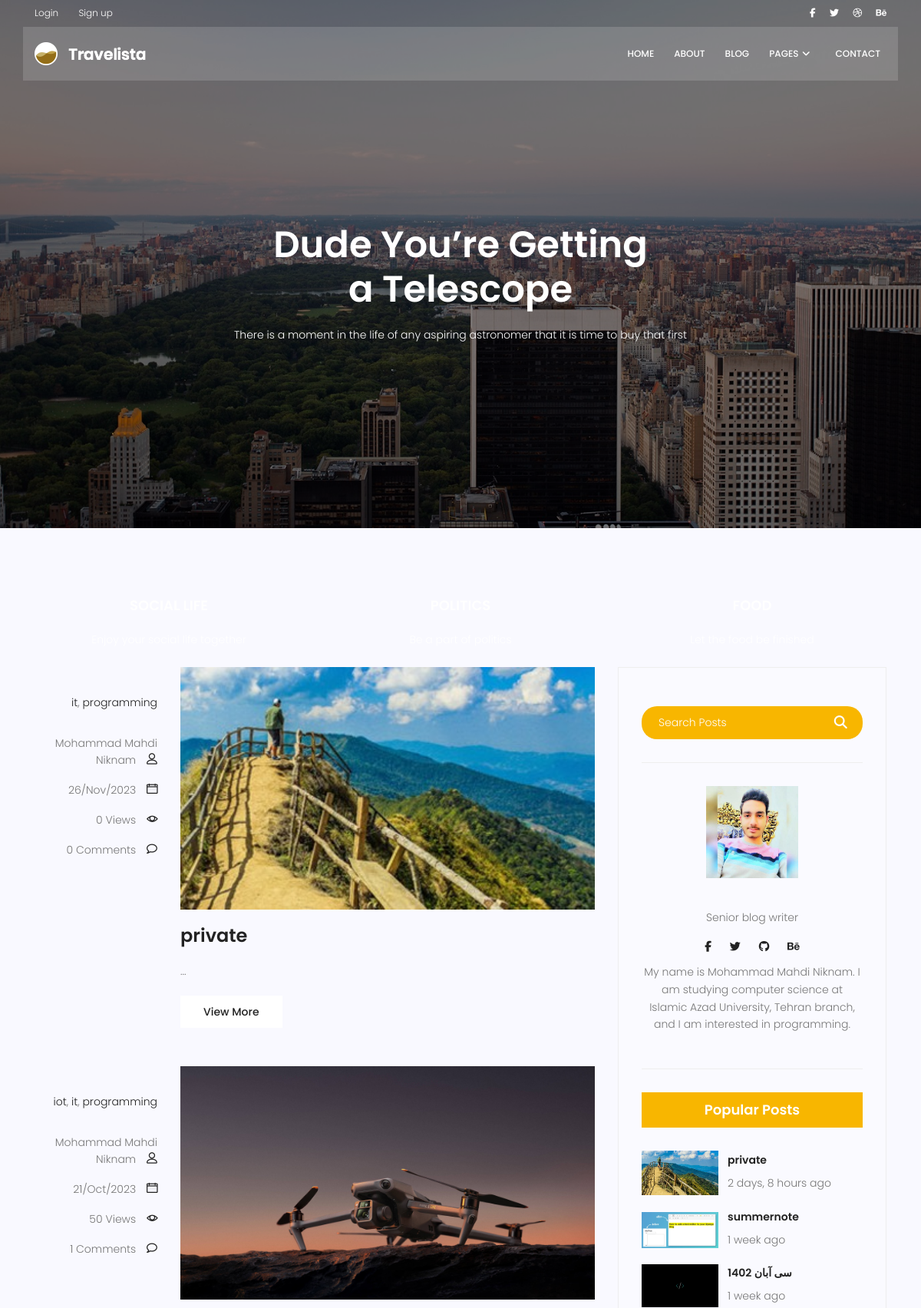
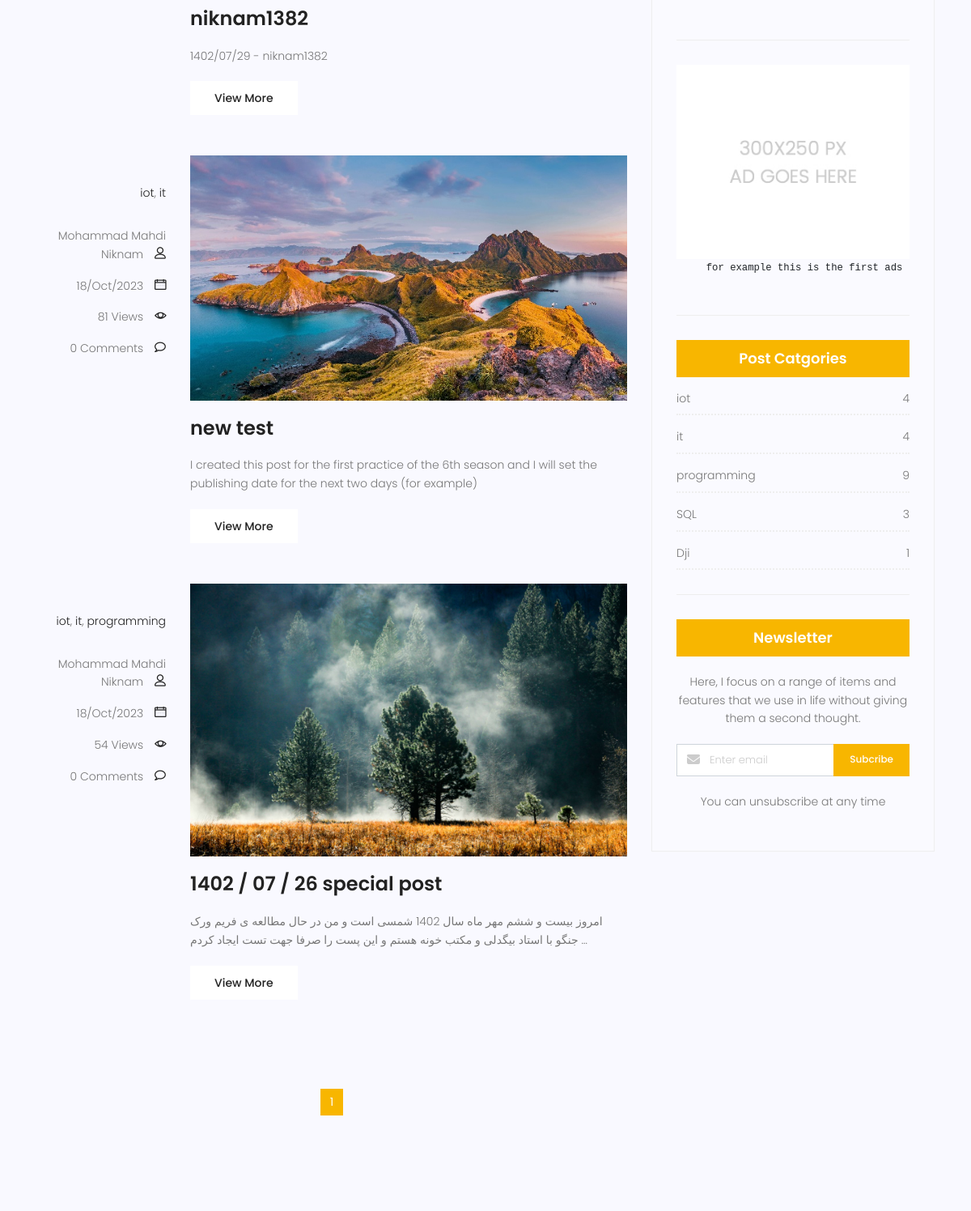
Page /blog/category/it (upper part) on the committed database (2 pictures, top to bottom).
### blog/models.py (models this page shows, shortened)
class Category(models.Model) :
    name = models.CharField(max_length=255)
    def __str__(self) :
        return self.name

class Post(models.Model) :
    image = models.ImageField(upload_to='blog/', default='blog/default.jpg')
    author = models.ForeignKey(User, on_delete=models.SET_NULL, null=True) # on_delete=models.CASCADE
    title = models.CharField(max_length=255)
    content = models.TextField()
    tags = TaggableManager()
    category = models.ManyToManyField(Category)
    counted_views = models.IntegerField(default=0)
    status = models.BooleanField(default=False)
    login_require = models.BooleanField(default=False)
    published_date = models.DateTimeField(null=True) #(خودمون تعریفش میکنیم کی پابلیش بشه)
    created_date = models.DateTimeField(auto_now_add=True)
    updated_date = models.DateTimeField(auto_now=True)
    class Meta :
        ordering = ['-published_date']
    def snippets (self) :
        l = self.content.split()
        l = l[:35]
        return ' '.join(l) + ' ...'

### blog/views.py (the view)
# urls.py: path('', blog_view, name='index'),
def blog_view(request, **kwargs):
    now = timezone.now()
    posts = Post.objects.filter(status=1).exclude(published_date__gt=now)
    if kwargs.get('cat_name') is not None:
        posts = posts.filter(category__name=kwargs['cat_name'])
    if kwargs.get('author_username') != None:
        posts = posts.filter(author__username=kwargs['author_username'])
    if kwargs.get('tag_name') :
        posts = posts.filter(tags__name__in=[kwargs['tag_name']])
    posts = Paginator(posts, 4)
    try :
        page_number = request.GET.get('page')
        posts = posts.get_page(page_number)
    except PageNotAnInteger :
        posts = posts.get_page(1)
    except EmptyPage:
        posts = posts.get_page(1)
    context = {'posts': posts}
    return render(request, 'blog/blog-home.html', context)

### blog/templatetags/blog_tags.py (called while the page is built)
@register.inclusion_tag('blog/blog-popular-post.html')
def latestposts(arg=3):
    posts = Post.objects.filter(status=1).order_by('-published_date')[:arg]
    return {'posts':posts}

@register.inclusion_tag('blog/blog-post-categories.html')
def postcategories():
    posts = Post.objects.filter(status=1)
    category = Category.objects.all()
    cat_dict = {}
    for name in category:
        cat_dict[name] = posts.filter(category=name).count()
    return {'categories':cat_dict}

@register.simple_tag(name='comment_count')
def function(pid):
    return Comment.objects.filter(post=pid,approved=True).count()

### templates/blog/blog-home.html (shortened to what this page needs)
{% extends "base.html" %}
{% load blog_tags %}
{% load static %}
{% block content %}
<section class="banner-area relative blog-home-banner" id="home">
	<div class="overlay overlay-bg"></div>
	<div class="container">
		<div class="row d-flex align-items-center justify-content-center">
			<div class="about-content blog-header-content col-lg-12">
				<h1 class="text-white">
					Dude You’re Getting
					a Telescope
				</h1>
				<p class="text-white">
					There is a moment in the life of any aspiring astronomer that it is time to buy that first
				</p>
			</div>
		</div>
	</div>
</section>
<section class="top-category-widget-area pt-90 pb-90 ">
	<div class="container">
		<div class="row">
			<div class="col-lg-4">
				<div class="single-cat-widget">
					<div class="content relative">
						<a href="#" target="_blank">
							<div class="content-details">
								<h4 class="content-title mx-auto text-uppercase">Social life</h4>
								<p>Enjoy your social life together</p>
							</div>
						</a>
					</div>
				</div>
			</div>
			<div class="col-lg-4">
				<div class="single-cat-widget">
					<div class="content relative">
						<a href="#" target="_blank">
							<div class="content-details">
								<h4 class="content-title mx-auto text-uppercase">Politics</h4>
								<p>Be a part of politics</p>
							</div>
						</a>
					</div>
				</div>
			</div>
			<div class="col-lg-4">
				<div class="single-cat-widget">
					<div class="content relative">
						<a href="#" target="_blank">
							<div class="content-details">
								<h4 class="content-title mx-auto text-uppercase">Food</h4>
								<p>Let the food be finished</p>
							</div>
						</a>
					</div>
				</div>
			</div>
		</div>
	</div>
</section>
<section class="post-content-area">
	<div class="container">
		<div class="row">
			<div class="col-lg-8 posts-list">
				{%for post in posts %}
				<div class="single-post row">
					<div class="col-lg-3  col-md-3 meta-details">
						<ul class="tags">
							{% for cat in post.category.all %}
							<li><a href="{% url 'blog:category' cat_name=cat.name %}">{{cat.name}}</a></li>{% if not forloop.last %}, {% endif %}
							{% endfor %}
						</ul>
						<div class="user-details row">
							<p class="user-name col-lg-12 col-md-12 col-6"><a href="{% url 'blog:author' author_username=post.author.username %}">{{post.author.get_full_name}}</a> <span
									class="lnr lnr-user"></span></p>
							<p class="date col-lg-12 col-md-12 col-6"><a href="#">{{post.created_date|date:"d/M/Y"}}</a> <span
									class="lnr lnr-calendar-full"></span></p>
							<p class="view col-lg-12 col-md-12 col-6"><a href="#">{{post.counted_views}} Views</a> <span
									class="lnr lnr-eye"></span></p>
							<p class="comments col-lg-12 col-md-12 col-6"><a href="#">{% comment_count post.id %} Comments</a> <span
									class="lnr lnr-bubble"></span></p>
						</div>
					</div>
					<div class="col-lg-9 col-md-9 ">
						<div class="feature-img">
							<img class="img-fluid" src="{{post.image.url}}" alt="">
						</div>
						<a class="posts-title" href="{% url 'blog:single' pid=post.id %}">
							<h3>{{ post.title }}</h3>
						</a>
						<p class="excert">
							{{ post.content|truncatewords:35|safe }}
						</p>
						<a href="{% url 'blog:single' pid=post.id %}" class="primary-btn">View More</a>
					</div>
				</div>
				{% endfor %}
				<nav class="blog-pagination justify-content-center d-flex">
					<ul class="pagination">
						{% for i in posts.paginator.page_range %}
						{% if posts.number == i %}
							<li class="page-item active"><a href="?page={{i}}" class="page-link">{{i}}</a></li>
							{% else %}
							<li class="page-item"><a href="?page={{i}}" class="page-link">{{i}}</a></li>
						{% endif %}
						{% endfor %}
					</ul>
				</nav>
			</div>
			<div class="col-lg-4 sidebar-widgets">
				<div class="widget-wrap">
					{% include 'blog/blog-search.html' %}
					{% include 'blog/blog-writer.html' %}
					{% latestposts %}
					{% include 'blog/blog-ads.html' %}
					{% postcategories %}
					{% include 'blog/blog-newsletter.html' %}
				</div>
			</div>
		</div>
	</div>
</section>
{% endblock %}

### templates/blog/blog-popular-post.html
{% load humanize %}
{% load static %}
<div class="single-sidebar-widget popular-post-widget">
    <h4 class="popular-title">Popular Posts</h4>
    <div class="popular-post-list">
        {% for post in posts %}
        <div class="single-post-list d-flex flex-row align-items-center">
            <div class="thumb">
                <img class="img-fluid" src="{{post.image.url}}" alt="">
            </div>
            <div class="details">
                <a href="{% url 'blog:single' pid=post.id %}">
                    <h6>{{post.title}}</h6>
                </a>
                <p>{{post.published_date|naturaltime}}</p>
            </div>
        </div>
        {% endfor %}
    </div>
</div>

### templates/blog/blog-post-categories.html
<div class="single-sidebar-widget post-category-widget">
    <h4 class="category-title">Post Catgories</h4>
    <ul class="cat-list">
        {% for name,count in categories.items %}
        <li>
            <a href="{% url 'blog:category' cat_name=name %}" class="d-flex justify-content-between">
                <p>{{name}}</p>
                <p>{{count}}</p>
            </a>
        </li>
        {% endfor %}
    </ul>
</div>

### rows in the picture
Post: author.get_full_name "Mohammad Mahdi Niknam", created_date "26/Nov/2023", counted_views "0", id "0", image (picture), title "private", content "...", published_date "2 days, 8 hours ago"
Category: name "it", count "4"
Category: name "programming", count "9"
Post: author.get_full_name "Mohammad Mahdi Niknam", created_date "21/Oct/2023", counted_views "50", id "1", image (picture), title "niknam1382", content "1402/07/29 - niknam1382"
Category: name "iot", count "4"
Post: author.get_full_name "Mohammad Mahdi Niknam", created_date "18/Oct/2023", counted_views "81", id "0", image (placeholder picture), title "new test", content "I created this post for the first practice of the 6th season and I will set the publishing date for the next two days (for example)"
Post: author.get_full_name "Mohammad Mahdi Niknam", created_date "18/Oct/2023", counted_views "54", id "0", image (picture), title "1402 / 07 / 26 special post", content "امروز بیست و ششم مهر ماه سال 1402 شمسی است و من در حال مطالعه ی فریم ورک جنگو با استاد بیگدلی و مکتب خونه هستم و این پست را صرفا جهت تست ایجاد کردم …"
Post: image (picture), title "summernote", published_date "1 week ago"
Post: image (picture), title "سی آبان 1402", published_date "1 week ago"
Category: name "SQL", count "3"
Category: name "Dji", count "1"

### other values in the picture
{{ i }} "1"
